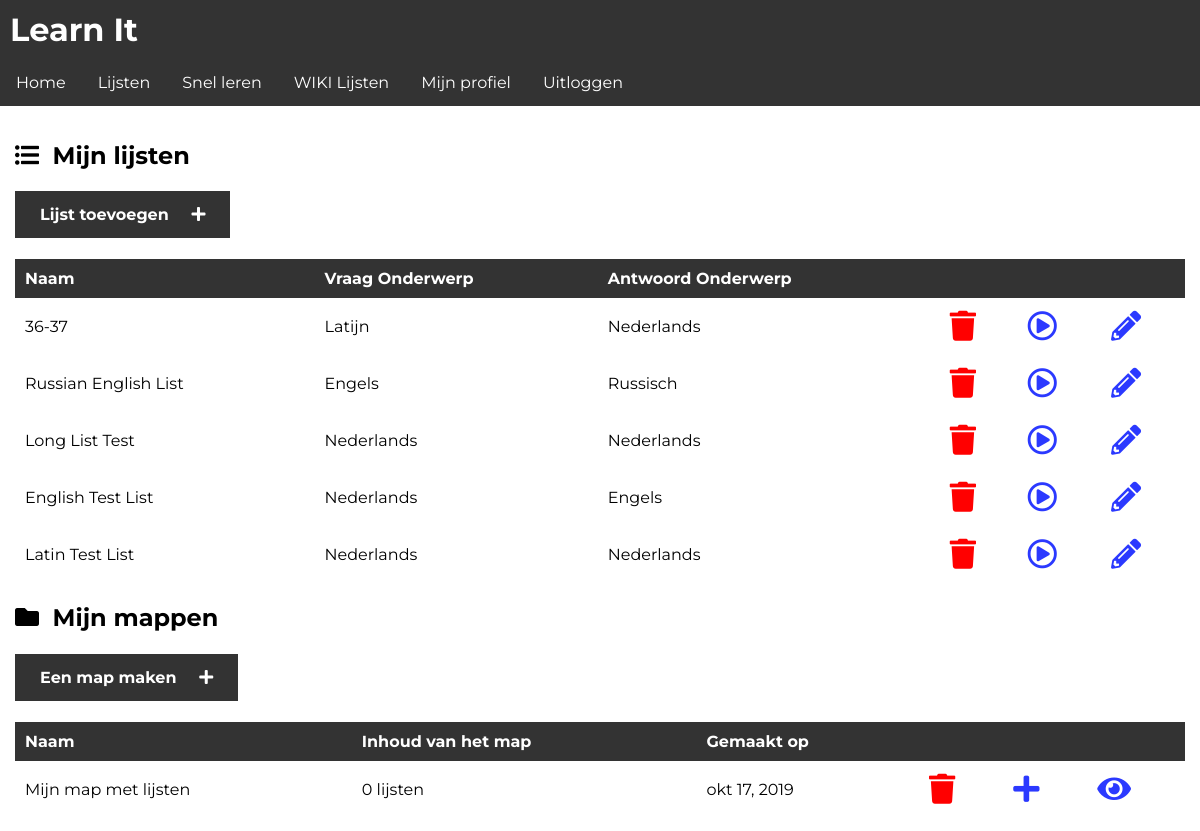
The app's page /app/lists/ (signed in), older data.
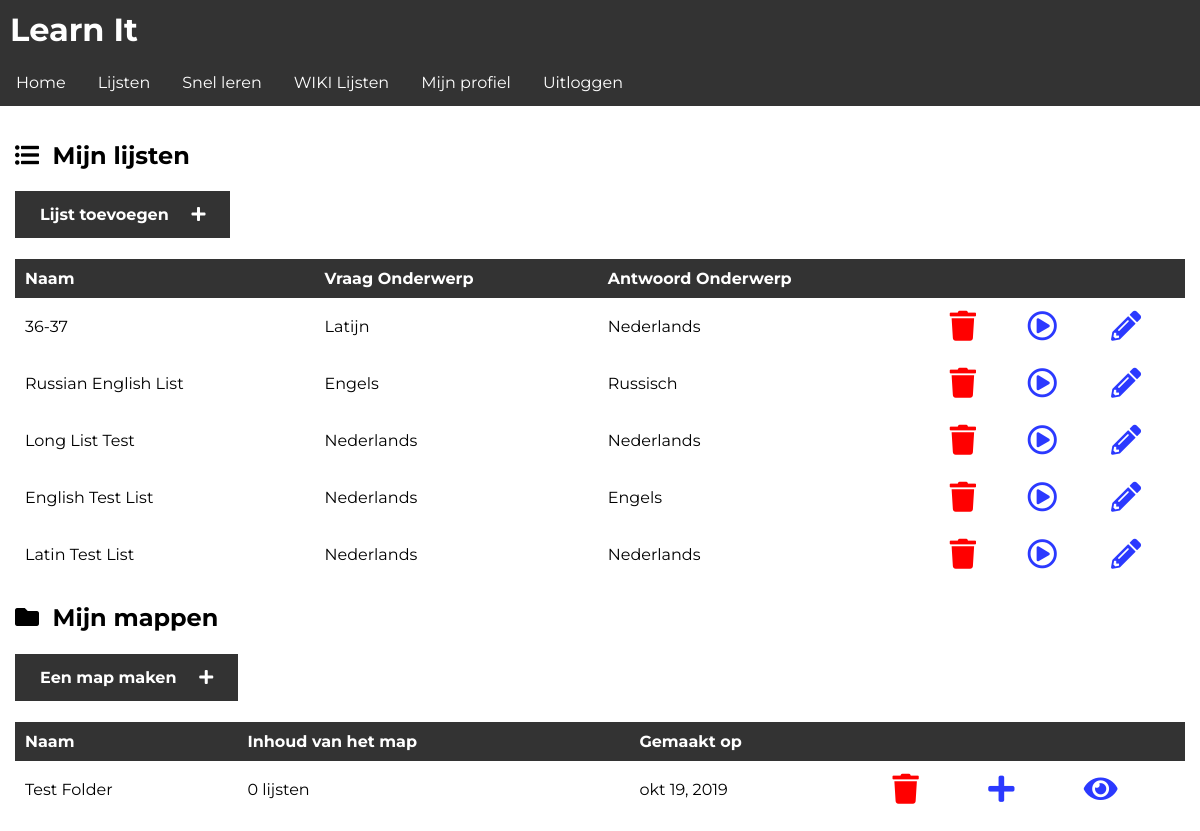
The same page, newer data.
### learnit/models.py (models this page shows, shortened)
class List(models.Model):
    name = models.CharField(max_length=255)
    owner = models.ForeignKey(to=User, on_delete=models.CASCADE)
    question_subject = models.ForeignKey(to=Subject, on_delete=models.PROTECT, related_name='question_subject')
    answer_subject = models.ForeignKey(to=Subject, on_delete=models.PROTECT, related_name='answer_subject')
    questions = models.ManyToManyField(to=Question)
    def get_test(self):
        return str(self.pk)
    def get_edit_url(self):
        return reverse('edit_list', args=[self.pk])

class Subject(models.Model):
    name = models.CharField(max_length=255)
    name_dutch = models.CharField(max_length=255, default="UNKNOWN")
    tts_support = models.BooleanField(default=False)

class Folder(models.Model):
    owner = models.ForeignKey(to=User, on_delete=models.CASCADE)
    name = models.CharField(max_length=255)
    created_on = models.DateField(auto_created=True, auto_now=True)
    lists = models.ManyToManyField(List)
    def content(self):
        return self.lists.count()

### learnit/views.py (the view)
# urls.py: path('app/lists/', views.lists, name='lists'),
def lists(request):
    if not request.user.is_authenticated:
        return redirect('/login')
    n_lists = List.objects.filter(owner=request.user).exclude(name__contains="QuickLearn")
    n_folders = Folder.objects.filter(owner=request.user)
    return render(request, 'app/lists.html', generate_context(request, {
        'lists': n_lists,
        'folders': n_folders,
        'username': request.user.username
    }))

### learnit/views.py (called while the page is built)
def generate_context(request, context):
    if request.user.is_authenticated:
        settings = Settings.objects.get(user=request.user)
        if settings.interface_language == 0:
            user_language = "en"
        else:
            user_language = "nl"
        translation.activate(user_language)
        request.session[translation.LANGUAGE_SESSION_KEY] = user_language
        context['settings_theme'] = settings.interface_theme
        context['settings_lang'] = settings.interface_language
    return context

### templates/app/lists.html (shortened to what this page needs)
{% extends 'base.html' %}
{% block content %}
    {% if settings_lang == 0 %}
        <h2><i class="fas fa-list-ul"></i>&nbsp; My lists</h2>
        <h4><a class="link_button" href="/app/add">Add a list &nbsp;&nbsp;&nbsp;&nbsp;<i class="fas fa-plus"></i></a>
        </h4>
    {% elif settings_lang == 1 %}
        <h2><i class="fas fa-list-ul"></i>&nbsp; Mijn lijsten</h2>
        <h4><a class="link_button" href="/app/add">Lijst toevoegen &nbsp;&nbsp;&nbsp;&nbsp;<i
                class="fas fa-plus"></i></a></h4>
    {% endif %}
    {% include 'app/applets/display_list_menu.html' %}
    {% if settings_lang == 0 %}
        <h2><i class="fas fa-folder"></i>&nbsp; My folders</h2>
        <h4><a class="link_button" href="javascript:open_modal()">Create a folder &nbsp;&nbsp;&nbsp;&nbsp;<i
                class="fas fa-plus"></i></a></h4>
    {% elif settings_lang == 1 %}
        <h2><i class="fas fa-folder"></i>&nbsp; Mijn mappen</h2>
        <h4><a class="link_button" href="javascript:open_modal()">Een map maken &nbsp;&nbsp;&nbsp;&nbsp;<i
                class="fas fa-plus"></i></a></h4>
    {% endif %}
    {% include 'app/applets/display_folder_menu.html' %}
{% endblock %}

### templates/app/applets/display_list_menu.html
{% if lists %}
    <table>
        {% if settings_lang == 0 %}
            <tr id="table_header">
                <td>Name</td>
                <td>Question Subject</td>
                <td>Answer Subject</td>
                {% elif settings_lang == 1 %}
            <tr id="table_header">
            <td>Naam</td>
            <td>Vraag Onderwerp</td>
            <td>Antwoord Onderwerp</td>
        {% endif %}
        <td></td>
        <td></td>
        <td></td>
        </tr>
        {% for list in lists reversed %}
            <tr>
                <td>{{ list.name }}</td>
                {% if settings_lang == 0 %}
                    <td>{{ list.question_subject.name }}</td>
                    <td>{{ list.answer_subject.name }}</td>
                {% elif settings_lang == 1 %}
                    <td>{{ list.question_subject.name_dutch }}</td>
                    <td>{{ list.answer_subject.name_dutch }}</td>
                {% endif %}
                <td><a class="delete_list" href="/app/delete/{{ list.get_test }}"><i class="fas fa-trash"></i></a>
                </td>
                <td><a class="test_list" href="/app/test/{{ list.get_test }}"><i class="far fa-play-circle"></i></a>
                </td>
                <td><a class="test_list" href="{{ list.get_edit_url }}"><i class="fas fa-pencil-alt"></i></a>
                </td>
            </tr>
        {% endfor %}
    </table>
{% else %}
    <p>You have no lists in here!</p>
{% endif %}

### templates/app/applets/display_folder_menu.html
{% if folders %}
    <table>
        {% if settings_lang == 0 %}
            <tr id="table_header">
                <td>Name</td>
                <td>Content of the folder</td>
                <td>Created on</td>
                {% elif settings_lang == 1 %}
            <tr id="table_header">
            <td>Naam</td>
            <td>Inhoud van het map</td>
            <td>Gemaakt op</td>
        {% endif %}
        <td></td>
        <td></td>
        <td></td>
        </tr>
        {% for folder in folders reversed %}
            <tr>
                <td>{{ folder.name }}</td>
                <td>{{ folder.content }} {% if settings_lang == 0 %}lists{% elif settings_lang == 1 %}
                    lijsten{% endif %}</td>
                <td>{{ folder.created_on }}</td>
                <td><a class="delete_list" href="/app/delete/folder/{{ folder.pk }}"><i
                        class="fas fa-trash"></i></a>
                </td>
                <td><a class="test_list" href="javascript:open_modal_folder({{ folder.pk }})"><i class="fas fa-plus"></i></a></td>
                <td><a class="test_list" href="/app/view/folder/{{ folder.pk }}"><i class="fas fa-eye"></i></a>
                </td>
            </tr>
        {% endfor %}
    </table>
{% endif %}

Row changes from the older to the newer data that the page shows:
removed Folder: name "Mijn map met lijsten", content "0", created_on "okt 17, 2019"
added Folder: name "Test Folder", content "0", created_on "okt 19, 2019"
